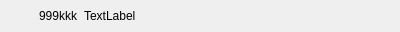
<?xml version="1.0" encoding="UTF-8"?>
<ui version="4.0">
 <class>IntentoryItemElement</class>
 <widget class="QWidget" name="IntentoryItemElement">
  <property name="geometry">
   <rect>
    <x>0</x>
    <y>0</y>
    <width>400</width>
    <height>32</height>
   </rect>
  </property>
  <property name="windowTitle">
   <string>IntentoryItemElement</string>
  </property>
  <layout class="QHBoxLayout" name="horizontalLayout">
   <property name="spacing">
    <number>5</number>
   </property>
   <property name="leftMargin">
    <number>2</number>
   </property>
   <property name="topMargin">
    <number>0</number>
   </property>
   <property name="rightMargin">
    <number>0</number>
   </property>
   <property name="bottomMargin">
    <number>0</number>
   </property>
   <item>
    <widget class="QLabel" name="iconLabel">
     <property name="minimumSize">
      <size>
       <width>32</width>
       <height>32</height>
      </size>
     </property>
     <property name="maximumSize">
      <size>
       <width>32</width>
       <height>32</height>
      </size>
     </property>
     <property name="text">
      <string>&lt;html&gt;&lt;head/&gt;&lt;body&gt;&lt;p&gt;&lt;br/&gt;&lt;/p&gt;&lt;/body&gt;&lt;/html&gt;</string>
     </property>
    </widget>
   </item>
   <item>
    <widget class="QLabel" name="countLabel">
     <property name="maximumSize">
      <size>
       <width>40</width>
       <height>16777215</height>
      </size>
     </property>
     <property name="text">
      <string>999kkk</string>
     </property>
    </widget>
   </item>
   <item>
    <widget class="QLabel" name="nameLabel">
     <property name="text">
      <string>TextLabel</string>
     </property>
    </widget>
   </item>
  </layout>
 </widget>
 <layoutdefault spacing="6" margin="11"/>
 <resources/>
 <connections/>
</ui>
